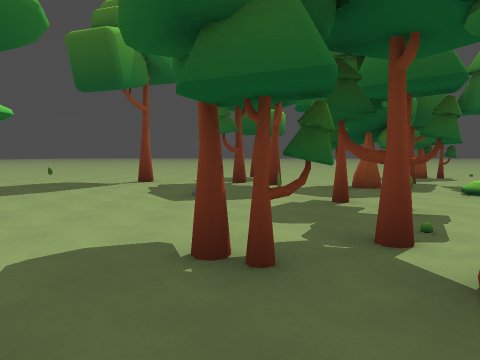
View 1 (above)

24 first-person views from a walk through a 3-D level made in the Godot game engine. The camera is 1.5 m above the floor, tilts 4° down and sees 70° across. The floor is counted in squares, 2 m on a side. Each view is taken from the middle of a square. On the plan, view 1 faces up. The plan holds only what a view shows up to about 11 squares ahead; the rest is blank. The place goes on beyond the plan.

View 2
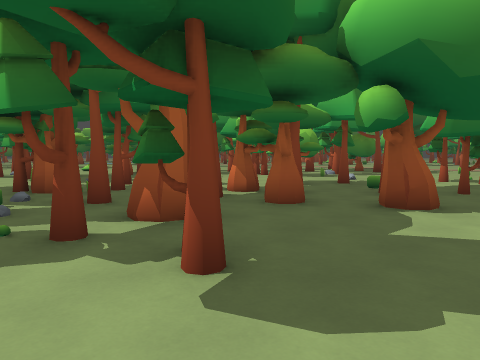

View 3
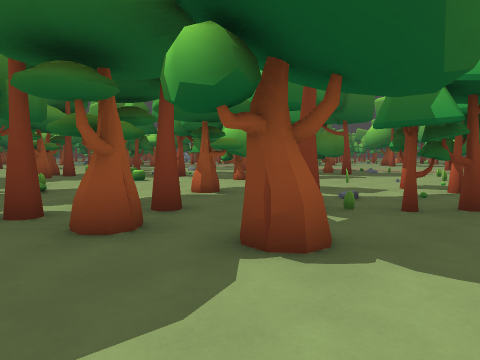

View 4
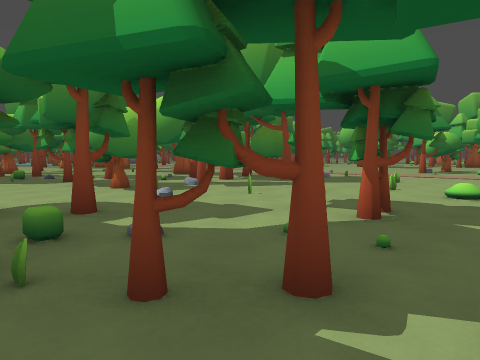

View 5
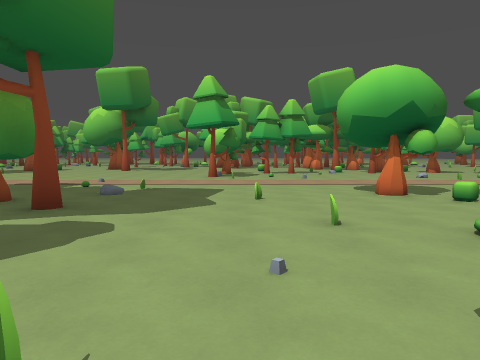

View 6
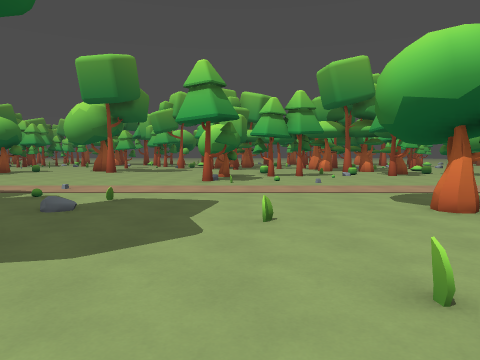

View 7
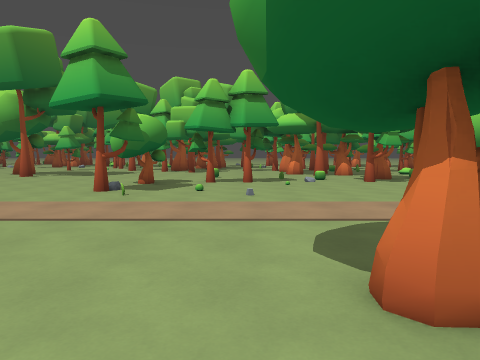

View 8
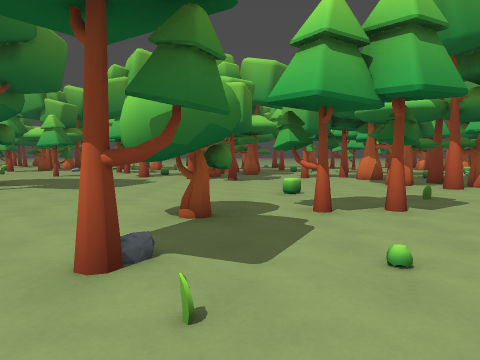

View 9
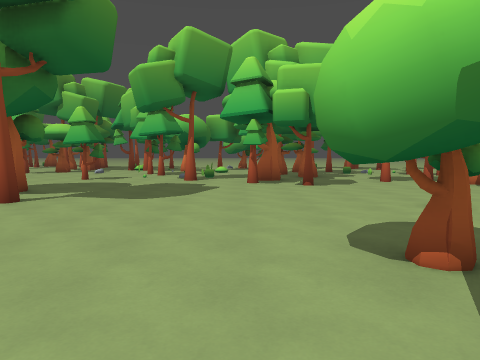

View 10
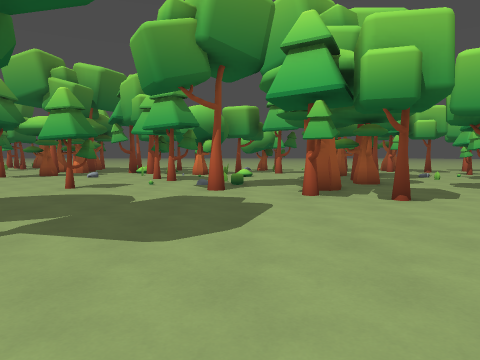

View 11
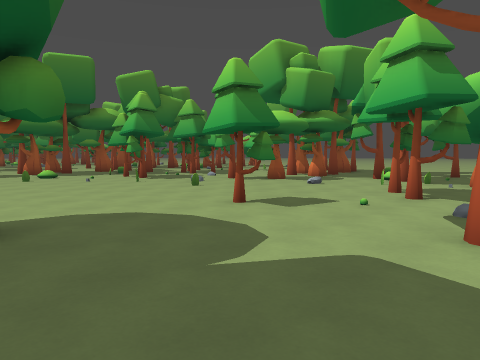

View 12
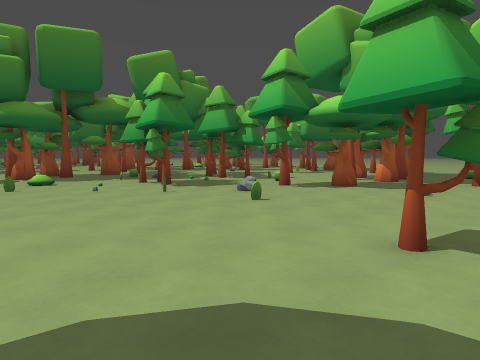

View 13
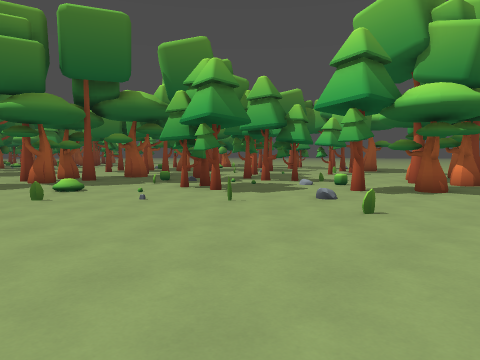

View 14
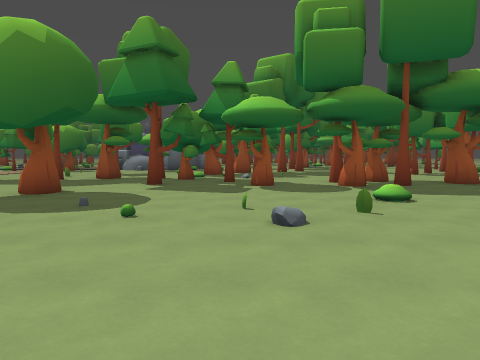

View 15
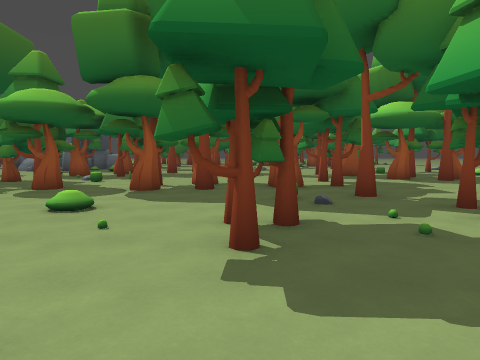

View 16
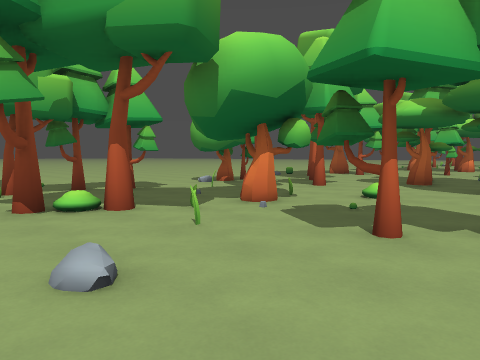

View 17
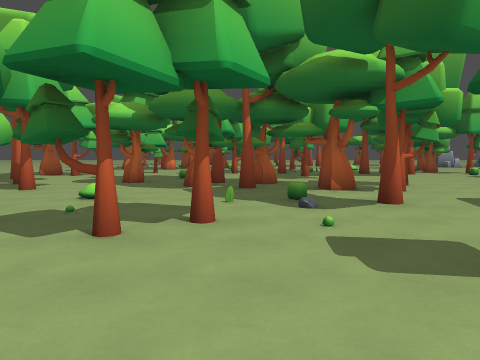

View 18
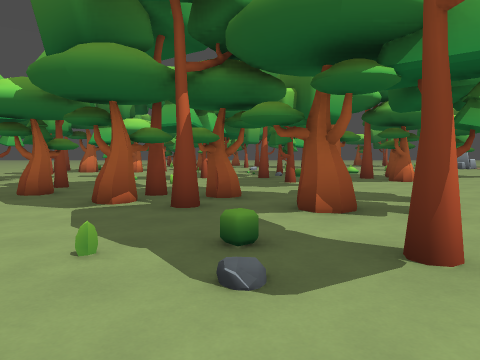

View 19
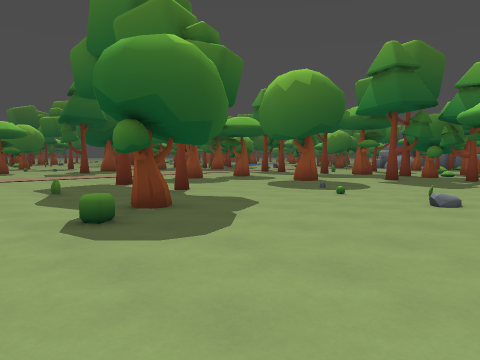

View 20
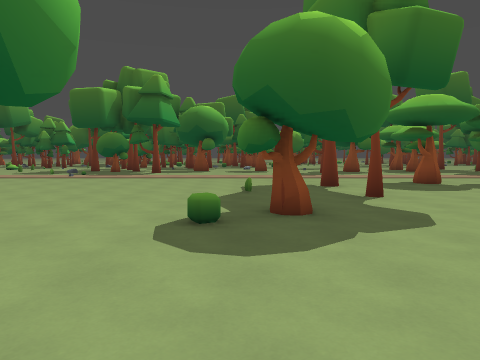

View 21
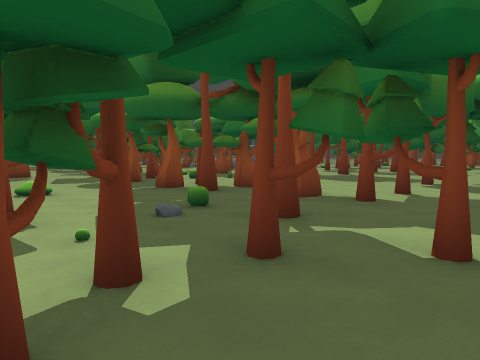

View 22
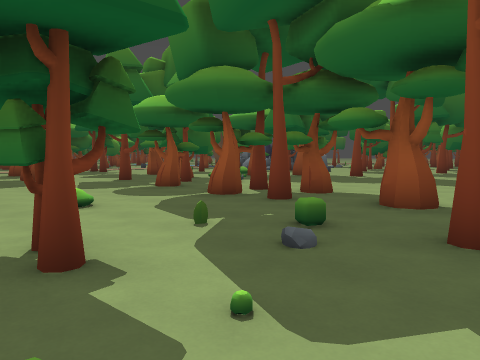

View 23
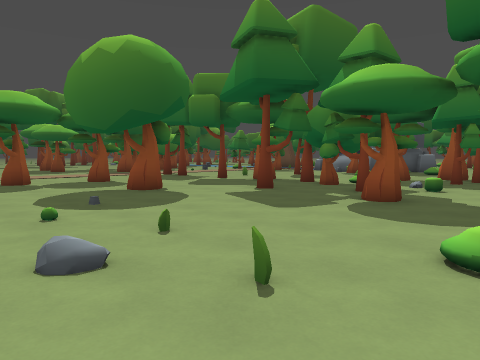

View 24
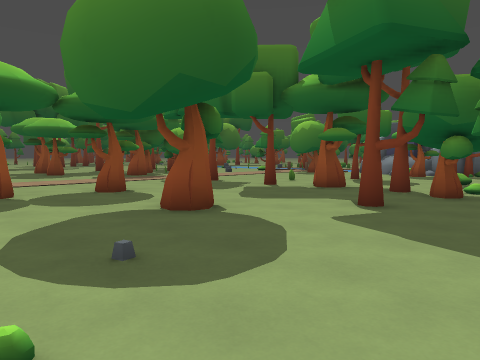

### Floor plan
Key: @ floor where view 1 was taken; # wall or solid block; x gap in a wall; . floor; / step, stairs or slope; = window, fence, low wall or low ledge; O other object.
Columns run from 2 left of view 1 to 24 right of it. Each row starts with its distance up from view 1.
 10 ...... ..
  9 ...#.. ..
  8 .....#=.
  7 ........
  6 ....#..
  5 .......
  4 ......
  3 ...#.. ..
  2 ..#.#.#.#.
  1 ..........
  0 ..@..#.#.#.
 -1 ..#.##../...
 -2 ............
 -3 ...#........
 -4 ...=.#....=
 -5 x#...#.......
 -6 ......... .#.=
 -7  .#....##...
 -8  ..#.=.....
 -9  ......#..
-10  ........#
-11  ..=....
-12 .......##
-13 =...=....
-14 .#........
-15 ..........
-16 ...........         ...
-17 ............  ..    ....
-18 .........................
-19 .....#...................#
-20 ................#....#.....
-21 ./...#...................#.
-22 /..xx#.....................
-23 .................#...#....#
-24 ...=..........#...........#
-25 ..........#...#........#.#O
-26 #..........#..............
-27 ........................#..
-28 #...#.#................#.=.
-29  .#........................
-30 .....#..#..#...........##..
-31 .......=/.....=.=......##..
-32 ...###...#.........#.......
-33 ....#.....#..........=.....
-34 . .............#.........#.
-35 ...#.......=..#.=..##...#..
-36 .........x=.......#..#.....
-37  ..........##.##..........#

Where each view was taken, in squares from view 1:
view 1: 0 up, 0 right, facing up
view 2: 4 up, 2 left, facing down-right
view 3: 1 up, 2 left, facing down-right
view 4: 3 down, 2 left, facing down-right
view 5: 7 down, 2 right, facing down
view 6: 9 down, 2 right, facing down
view 7: 12 down, 0 right, facing down
view 8: 17 down, 2 right, facing down
view 9: 19 down, 4 right, facing down
view 10: 22 down, 5 right, facing down
view 11: 26 down, 5 right, facing down-right
view 12: 27 down, 8 right, facing down-right
view 13: 27 down, 10 right, facing down-right
view 14: 27 down, 12 right, facing right
view 15: 32 down, 13 right, facing right
view 16: 32 down, 11 right, facing down-left
view 17: 32 down, 11 right, facing left
view 18: 31 down, 8 right, facing left
view 19: 29 down, 10 right, facing up-right
view 20: 29 down, 12 right, facing up
view 21: 37 down, 16 right, facing up-right
view 22: 35 down, 16 right, facing up-right
view 23: 30 down, 15 right, facing up-right
view 24: 27 down, 16 right, facing up-right
